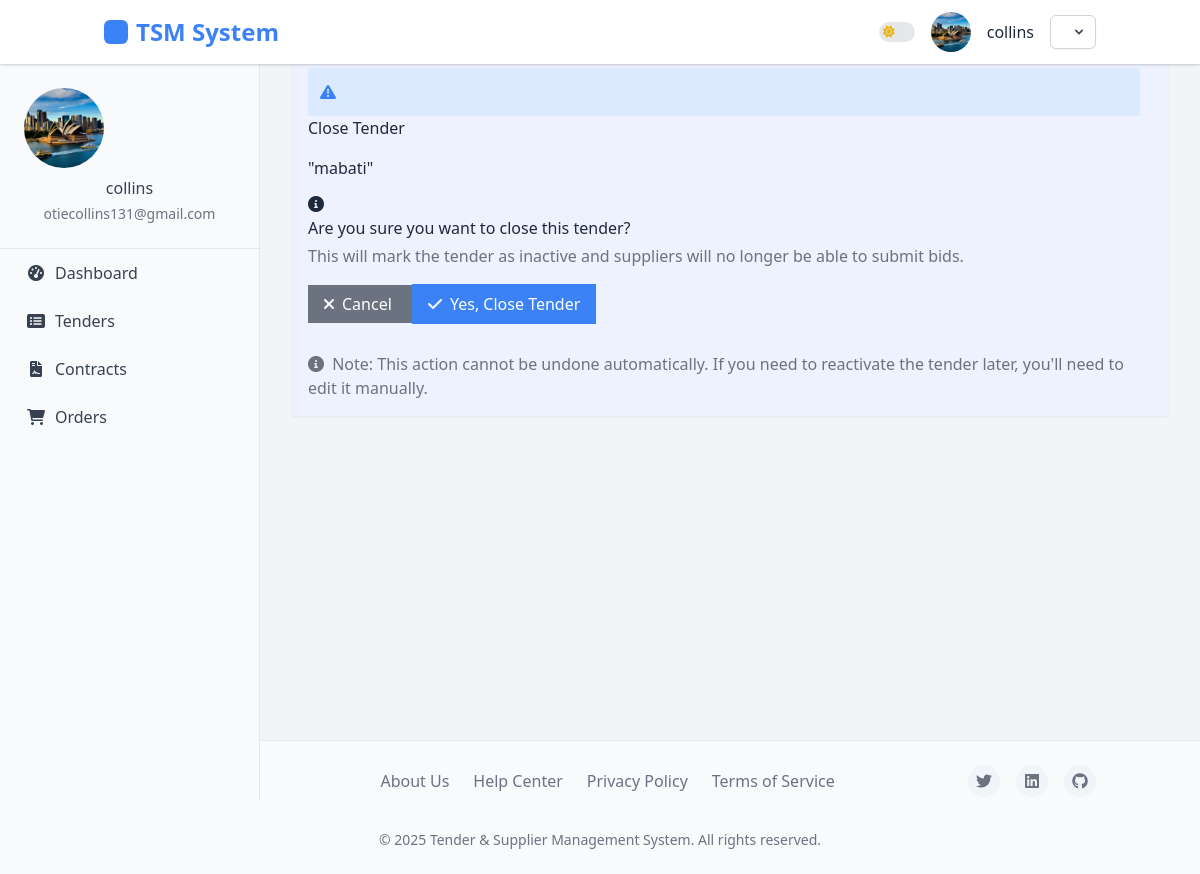
Page /tenders/tender/2/close/ (signed in) on the committed database.
### accounts/models.py (models this page shows, shortened)
class User(AbstractUser):
    USER_TYPE_CHOICES = (
        ('buyer', 'Buyer'),
        ('supplier', 'Supplier'),
        ('admin', 'Administrator'),
    )
    user_type = models.CharField(
        max_length=10,
        choices=USER_TYPE_CHOICES,
        default='buyer',
        verbose_name=_('User Type')
    )
    company_name = models.CharField(max_length=100, blank=True)
    phone_number = models.CharField(max_length=20, blank=True)
    email = models.EmailField(_('email address'), unique=True)
    USERNAME_FIELD = 'email'
    REQUIRED_FIELDS = ['username', 'user_type']
    @property
    def is_buyer(self):
        return self.user_type == 'buyer'
    class Meta:
        permissions = [
            ("manage_buyers", "Can manage buyer accounts"),
            ("manage_suppliers", "Can manage supplier accounts"),
        ]

class UserProfile(models.Model):
    user = models.OneToOneField(User, on_delete=models.CASCADE, related_name='profile')
    profile_picture = models.ImageField(upload_to='profile_pics/', blank=True, null=True)
    address = models.TextField(blank=True)
    city = models.CharField(max_length=100, blank=True)
    state = models.CharField(max_length=100, blank=True)
    country = models.CharField(max_length=100, blank=True)
    postal_code = models.CharField(max_length=20, blank=True)
    tax_id = models.CharField(max_length=50, blank=True)
    registration_date = models.DateTimeField(auto_now_add=True)
    last_active = models.DateTimeField(auto_now=True)
    business_category = models.CharField(max_length=100, blank=True)
    years_in_business = models.PositiveIntegerField(default=0)
    department = models.CharField(max_length=100, blank=True)
    position = models.CharField(max_length=100, blank=True)

### tenders/models.py (models this page shows, shortened)
class Tender(models.Model):
    title = models.CharField(max_length=200)
    reference_number = models.CharField(max_length=50, unique=True)
    description = models.TextField()
    requirements = models.TextField()
    budget = models.DecimalField(max_digits=15, decimal_places=2, null=True, blank=True)
    created_at = models.DateTimeField(auto_now_add=True)
    updated_at = models.DateTimeField(auto_now=True)
    submission_deadline = models.DateTimeField()
    is_active = models.BooleanField(default=True)
    categories = models.ManyToManyField(TenderCategory, related_name='tenders')
    current_stage = models.ForeignKey(TenderStage, on_delete=models.SET_NULL, null=True, related_name='tenders')
    created_by = models.ForeignKey(settings.AUTH_USER_MODEL, on_delete=models.CASCADE, related_name='created_tenders')

### tenders/views.py (the view)
# urls.py: path('tender/<int:pk>/close/', views.tender_close, name='tender_close'),
@buyer_required
def tender_close(request, pk):
    tender = get_object_or_404(Tender, pk=pk, created_by=request.user)
    if request.method == 'POST':
        tender.is_active = False
        tender.save()
        messages.success(request, 'Tender closed successfully!')
        return redirect('tenders:tender_detail', pk=tender.pk)
    return render(request, 'tenders/tender_close_confirm.html', {'tender': tender})

### tenders/templates/tenders/tender_close_confirm.html (shortened to what this page needs)
{% extends 'base.html' %}
{% block content %}
<div class="container theme-container my-5">
    <div class="row justify-content-center">
        <div class="col-md-8">
            <div class="card shadow-sm border-0 theme-card-primary p-4">
                <div class="d-flex align-items-center mb-4">
                    <div class="theme-icon-bg-primary rounded-circle p-3 me-3">
                        <i class="fas fa-exclamation-triangle theme-icon-primary"></i>
                    </div>
                    <h2 class="theme-heading mb-0 fs-4">Close Tender</h2>
                </div>
                <div class="theme-paragraph mb-4">
                    <h4 class="mb-3 fw-bold">"{{ tender.title }}"</h4>
                    <div class="alert alert-warning mb-3">
                        <div class="d-flex">
                            <div class="me-3">
                                <i class="fas fa-info-circle"></i>
                            </div>
                            <div>
                                <p class="mb-1">Are you sure you want to close this tender?</p>
                                <p class="mb-0 theme-text-muted">This will mark the tender as inactive and suppliers will no longer be able to submit bids.</p>
                            </div>
                        </div>
                    </div>
                </div>
                <form method="post" class="mt-4">
                    <div class="d-flex justify-content-end gap-3">
                        <a href="{% url 'tenders:tender_detail' tender.pk %}" class="theme-button-secondary btn px-4 py-2">
                            <i class="fas fa-times me-2"></i>Cancel
                        </a>
                        <button type="submit" class="theme-button-primary btn px-4 py-2">
                            <i class="fas fa-check me-2"></i>Yes, Close Tender
                        </button>
                    </div>
                </form>
                <div class="mt-4 pt-3 border-top">
                    <div class="theme-text-muted small">
                        <i class="fas fa-info-circle me-1"></i>
                        Note: This action cannot be undone automatically. If you need to reactivate the tender later,
                        you'll need to edit it manually.
                    </div>
                </div>
            </div>
        </div>
    </div>
</div>
{% endblock %}

### accounts/templates/base.html (shortened to what this page needs)
<!DOCTYPE html>
<html lang="en" class="light">
    <head>
    <script src="https://cdn.tailwindcss.com"></script>
    <link rel="stylesheet" href="https://cdnjs.cloudflare.com/ajax/libs/font-awesome/6.0.0-beta3/css/all.min.css">
</head>
<body>
    <aside class="sidebar">
        <div class="sidebar-profile">
            {% if user.is_authenticated %}
                {% if user.profile.profile_picture %}
                    <img src="{{ user.profile.profile_picture.url }}" alt="{{ user.username }}'s Avatar">
                {% endif %}
                <h6>{{ user.get_full_name|default:user.username }}</h6>
                <p class="text-sm">{{ user.email }}</p>
            {% endif %}
        </div>
        <nav class="sidebar-nav">
            <ul>
                {% if user.is_authenticated %}
                    {% if user.is_buyer %}
                        <li><a href="{% url 'dashboard:buyer_dashboard' %}" {% if request.resolver_match.url_name == 'buyer_dashboard' %}class="active"{% endif %}><i class="fas fa-tachometer-alt"></i> Dashboard</a></li>
                        <li><a href="{% url 'tenders:tender_list' %}" {% if request.resolver_match.url_name == 'tender_list' %}class="active"{% endif %}><i class="fas fa-list-alt"></i> Tenders</a></li>
                        <li><a href="{% url 'contracts:contract_list' %}" {% if request.path == '/contracts/' %}class="active"{% endif %}><i class="fas fa-file-contract"></i> Contracts</a></li>
                        <li><a href="{% url 'orders:order_list' %}"><i class="fas fa-shopping-cart"></i> Orders</a></li>
                    {% endif %}
                {% endif %}
            </ul>
        </nav>
    </aside>
    <header>
        <nav class="container mx-auto px-4">
            <div class="logo">
                <a href="{% url 'home' %}" class="text-2xl font-bold">TSM System</a>
            </div>
            <div class="profile">
                <div class="theme-toggle-container">
                    <label class="relative inline-flex items-center cursor-pointer">
                        <span class="w-9 h-5 bg-gray-200 peer-focus:outline-none peer-focus:ring-2 peer-focus:ring-primary-300 dark:bg-gray-700 rounded-full peer dark:peer-focus:ring-primary-600 peer-checked:bg-primary-600 relative">
                            <i class="fas fa-sun absolute left-1 top-1/2 -translate-y-1/2 text-yellow-500 text-xs z-10 transition-opacity dark:opacity-0"></i>
                        </span>
                    </label>
                </div>
                {% if user.profile.profile_picture %}
                      <img src="{{ user.profile.profile_picture.url }}" alt="{{ user.username }}'s Avatar" class="w-10 h-10 rounded-full object-cover">
                    {% else %}
                      <img src="https://via.placeholder.com/40" alt="User Avatar" class="w-10 h-10 rounded-full object-cover">
                    {% endif %}
                {% if user.is_authenticated %}
                    <span class="username">{{ user.username }}</span>
                    <div class="relative inline-block text-left">
                        <button id="userMenuButton" type="button" class="inline-flex items-center justify-center px-3 py-2 text-sm font-medium text-gray-700 bg-white border border-gray-300 rounded-md shadow-sm hover:bg-gray-50 focus:outline-none focus:ring-2 focus:ring-offset-2 focus:ring-primary-500 dark:bg-gray-800 dark:border-gray-700 dark:text-gray-400 dark:hover:bg-gray-700" aria-expanded="false" aria-haspopup="true">
                            <svg class="w-4 h-4 ml-2 -mr-1" viewBox="0 0 20 20" fill="currentColor" aria-hidden="true">
                                <path fill-rule="evenodd" d="M5.293 7.293a1 1 0 011.414 0L10 10.586l3.293-3.293a1 1 0 111.414 1.414l-4 4a1 1 0 01-1.414 0l-4-4a1 1 0 010-1.414z" clip-rule="evenodd" />
                            </svg>
                        </button>
                    </div>
                {% endif %}
            </div>
        </nav>
    </header>
    <div class="main-content">
        {% block content %}{% endblock %}
    </div>
    <footer>
        <div class="container mx-auto px-4">
            <div class="footer-content">
                <div class="footer-logo">TSM System</div>
                <div class="footer-links">
                    <a href="#">About Us</a>
                    <a href="#">Help Center</a>
                    <a href="#">Privacy Policy</a>
                    <a href="#">Terms of Service</a>
                </div>
                <div class="footer-socials">
                    <a href="#"><i class="fab fa-twitter"></i></a>
                    <a href="#"><i class="fab fa-linkedin"></i></a>
                    <a href="#"><i class="fab fa-github"></i></a>
                </div>
                <div class="footer-copyright">
                    &copy; {% now "Y" %} Tender & Supplier Management System. All rights reserved.
                </div>
            </div>
        </div>
    </footer>
</body>
</html>

### rows in the picture
User: profile.profile_picture (picture), get_full_name "collins", email "otiecollins131@gmail.com", username "collins"
Tender: title "mabati"
